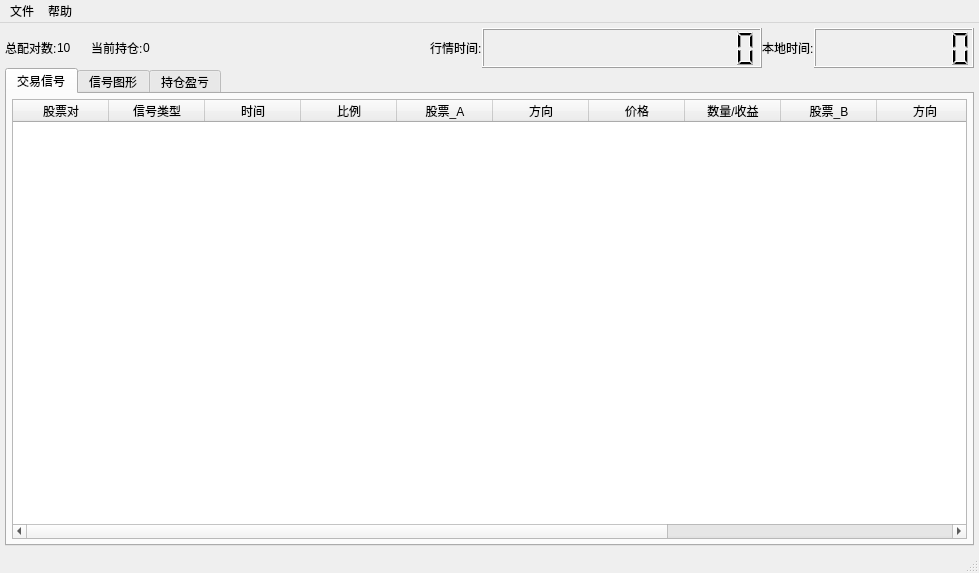
<?xml version="1.0" encoding="UTF-8"?>
<ui version="4.0">
 <class>MainWindow</class>
 <widget class="QMainWindow" name="MainWindow">
  <property name="geometry">
   <rect>
    <x>0</x>
    <y>0</y>
    <width>979</width>
    <height>573</height>
   </rect>
  </property>
  <property name="windowTitle">
   <string>MainWindow</string>
  </property>
  <widget class="QWidget" name="centralwidget">
   <layout class="QVBoxLayout" name="verticalLayout_2">
    <property name="spacing">
     <number>0</number>
    </property>
    <property name="margin">
     <number>5</number>
    </property>
    <item>
     <layout class="QHBoxLayout" name="horizontalLayout">
      <item>
       <widget class="QLabel" name="label_6">
        <property name="text">
         <string>总配对数:</string>
        </property>
       </widget>
      </item>
      <item>
       <widget class="QLabel" name="pairNumLabel">
        <property name="text">
         <string>10</string>
        </property>
       </widget>
      </item>
      <item>
       <spacer name="horizontalSpacer_6">
        <property name="orientation">
         <enum>Qt::Horizontal</enum>
        </property>
        <property name="sizeType">
         <enum>QSizePolicy::Maximum</enum>
        </property>
        <property name="sizeHint" stdset="0">
         <size>
          <width>20</width>
          <height>20</height>
         </size>
        </property>
       </spacer>
      </item>
      <item>
       <widget class="QLabel" name="label_4">
        <property name="text">
         <string>当前持仓:</string>
        </property>
       </widget>
      </item>
      <item>
       <widget class="QLabel" name="label_5">
        <property name="text">
         <string>0</string>
        </property>
       </widget>
      </item>
      <item>
       <spacer name="horizontalSpacer">
        <property name="orientation">
         <enum>Qt::Horizontal</enum>
        </property>
        <property name="sizeHint" stdset="0">
         <size>
          <width>40</width>
          <height>20</height>
         </size>
        </property>
       </spacer>
      </item>
      <item>
       <widget class="QLabel" name="label">
        <property name="text">
         <string>行情时间:</string>
        </property>
       </widget>
      </item>
      <item>
       <widget class="QLCDNumber" name="marketTime_LCD">
        <property name="minimumSize">
         <size>
          <width>280</width>
          <height>40</height>
         </size>
        </property>
        <property name="maximumSize">
         <size>
          <width>180</width>
          <height>40</height>
         </size>
        </property>
        <property name="numDigits">
         <number>14</number>
        </property>
       </widget>
      </item>
      <item>
       <widget class="QLabel" name="label_10">
        <property name="text">
         <string>本地时间:</string>
        </property>
       </widget>
      </item>
      <item>
       <widget class="QLCDNumber" name="localTime_LCD">
        <property name="minimumSize">
         <size>
          <width>160</width>
          <height>40</height>
         </size>
        </property>
        <property name="numDigits">
         <number>8</number>
        </property>
       </widget>
      </item>
     </layout>
    </item>
    <item>
     <widget class="QTabWidget" name="tabWidget">
      <property name="currentIndex">
       <number>0</number>
      </property>
      <widget class="QWidget" name="tab">
       <attribute name="title">
        <string>交易信号</string>
       </attribute>
       <layout class="QHBoxLayout" name="horizontalLayout_4">
        <property name="spacing">
         <number>5</number>
        </property>
        <property name="margin">
         <number>5</number>
        </property>
        <item>
         <widget class="QTableWidget" name="messageTableWidget">
          <property name="horizontalScrollBarPolicy">
           <enum>Qt::ScrollBarAsNeeded</enum>
          </property>
          <property name="autoScroll">
           <bool>true</bool>
          </property>
          <property name="autoScrollMargin">
           <number>14</number>
          </property>
          <property name="verticalScrollMode">
           <enum>QAbstractItemView::ScrollPerItem</enum>
          </property>
          <property name="horizontalScrollMode">
           <enum>QAbstractItemView::ScrollPerItem</enum>
          </property>
          <attribute name="horizontalHeaderDefaultSectionSize">
           <number>96</number>
          </attribute>
          <attribute name="horizontalHeaderStretchLastSection">
           <bool>false</bool>
          </attribute>
          <attribute name="verticalHeaderVisible">
           <bool>true</bool>
          </attribute>
          <attribute name="verticalHeaderMinimumSectionSize">
           <number>15</number>
          </attribute>
          <column>
           <property name="text">
            <string>股票对</string>
           </property>
          </column>
          <column>
           <property name="text">
            <string>信号类型</string>
           </property>
          </column>
          <column>
           <property name="text">
            <string>时间</string>
           </property>
          </column>
          <column>
           <property name="text">
            <string>比例</string>
           </property>
          </column>
          <column>
           <property name="text">
            <string>股票_A</string>
           </property>
          </column>
          <column>
           <property name="text">
            <string>方向</string>
           </property>
          </column>
          <column>
           <property name="text">
            <string>价格</string>
           </property>
          </column>
          <column>
           <property name="text">
            <string>数量/收益</string>
           </property>
          </column>
          <column>
           <property name="text">
            <string>股票_B</string>
           </property>
          </column>
          <column>
           <property name="text">
            <string>方向</string>
           </property>
          </column>
          <column>
           <property name="text">
            <string>价格</string>
           </property>
          </column>
          <column>
           <property name="text">
            <string>数量/收益</string>
           </property>
          </column>
          <column>
           <property name="text">
            <string>盈利</string>
           </property>
          </column>
         </widget>
        </item>
       </layout>
      </widget>
      <widget class="QWidget" name="tab_2">
       <attribute name="title">
        <string>信号图形</string>
       </attribute>
       <layout class="QHBoxLayout" name="horizontalLayout_3">
        <property name="spacing">
         <number>5</number>
        </property>
        <property name="margin">
         <number>5</number>
        </property>
        <item>
         <widget class="QListWidget" name="pairlistWidget">
          <property name="minimumSize">
           <size>
            <width>120</width>
            <height>0</height>
           </size>
          </property>
          <property name="maximumSize">
           <size>
            <width>120</width>
            <height>16777215</height>
           </size>
          </property>
         </widget>
        </item>
        <item>
         <layout class="QVBoxLayout" name="verticalLayout">
          <property name="spacing">
           <number>6</number>
          </property>
          <item>
           <layout class="QHBoxLayout" name="horizontalLayout_2">
            <property name="spacing">
             <number>6</number>
            </property>
            <item>
             <widget class="QLabel" name="stockALabel">
              <property name="text">
               <string>股票_A_Price:</string>
              </property>
             </widget>
            </item>
            <item>
             <widget class="QLabel" name="stockAPriceLabel">
              <property name="text">
               <string>19.00</string>
              </property>
             </widget>
            </item>
            <item>
             <spacer name="horizontalSpacer_2">
              <property name="orientation">
               <enum>Qt::Horizontal</enum>
              </property>
              <property name="sizeType">
               <enum>QSizePolicy::Maximum</enum>
              </property>
              <property name="sizeHint" stdset="0">
               <size>
                <width>10</width>
                <height>20</height>
               </size>
              </property>
             </spacer>
            </item>
            <item>
             <widget class="QLabel" name="stockBLabel">
              <property name="text">
               <string>股票_B_Price:</string>
              </property>
             </widget>
            </item>
            <item>
             <widget class="QLabel" name="stockBPriceLabel">
              <property name="text">
               <string>20.00</string>
              </property>
             </widget>
            </item>
            <item>
             <spacer name="horizontalSpacer_7">
              <property name="orientation">
               <enum>Qt::Horizontal</enum>
              </property>
              <property name="sizeType">
               <enum>QSizePolicy::Maximum</enum>
              </property>
              <property name="sizeHint" stdset="0">
               <size>
                <width>20</width>
                <height>20</height>
               </size>
              </property>
             </spacer>
            </item>
            <item>
             <widget class="QLabel" name="label_2">
              <property name="text">
               <string>配对值:</string>
              </property>
             </widget>
            </item>
            <item>
             <widget class="QLabel" name="valueLabel">
              <property name="text">
               <string>0</string>
              </property>
             </widget>
            </item>
            <item>
             <spacer name="horizontalSpacer_3">
              <property name="orientation">
               <enum>Qt::Horizontal</enum>
              </property>
              <property name="sizeHint" stdset="0">
               <size>
                <width>40</width>
                <height>20</height>
               </size>
              </property>
             </spacer>
            </item>
            <item>
             <widget class="QLabel" name="label_11">
              <property name="text">
               <string>Open:</string>
              </property>
             </widget>
            </item>
            <item>
             <widget class="QLabel" name="openLabel">
              <property name="text">
               <string>1.02</string>
              </property>
             </widget>
            </item>
            <item>
             <spacer name="horizontalSpacer_4">
              <property name="orientation">
               <enum>Qt::Horizontal</enum>
              </property>
              <property name="sizeType">
               <enum>QSizePolicy::Maximum</enum>
              </property>
              <property name="sizeHint" stdset="0">
               <size>
                <width>10</width>
                <height>20</height>
               </size>
              </property>
             </spacer>
            </item>
            <item>
             <widget class="QLabel" name="label_13">
              <property name="text">
               <string>Close:</string>
              </property>
             </widget>
            </item>
            <item>
             <widget class="QLabel" name="closeLabel">
              <property name="text">
               <string>0.01</string>
              </property>
             </widget>
            </item>
            <item>
             <spacer name="horizontalSpacer_5">
              <property name="orientation">
               <enum>Qt::Horizontal</enum>
              </property>
              <property name="sizeType">
               <enum>QSizePolicy::Maximum</enum>
              </property>
              <property name="sizeHint" stdset="0">
               <size>
                <width>10</width>
                <height>20</height>
               </size>
              </property>
             </spacer>
            </item>
            <item>
             <widget class="QLabel" name="label_15">
              <property name="text">
               <string>Stop:</string>
              </property>
             </widget>
            </item>
            <item>
             <widget class="QLabel" name="stopLabel">
              <property name="text">
               <string>3.5</string>
              </property>
             </widget>
            </item>
           </layout>
          </item>
         </layout>
        </item>
       </layout>
      </widget>
      <widget class="QWidget" name="tab_3">
       <attribute name="title">
        <string>持仓盈亏</string>
       </attribute>
       <widget class="QTableWidget" name="tableWidget_2">
        <property name="geometry">
         <rect>
          <x>10</x>
          <y>10</y>
          <width>481</width>
          <height>421</height>
         </rect>
        </property>
        <column>
         <property name="text">
          <string>开仓时间</string>
         </property>
        </column>
       </widget>
       <widget class="QGroupBox" name="groupBox">
        <property name="geometry">
         <rect>
          <x>530</x>
          <y>20</y>
          <width>291</width>
          <height>401</height>
         </rect>
        </property>
        <property name="title">
         <string>GroupBox</string>
        </property>
        <widget class="QWidget" name="formLayoutWidget">
         <property name="geometry">
          <rect>
           <x>20</x>
           <y>60</y>
           <width>241</width>
           <height>291</height>
          </rect>
         </property>
         <layout class="QFormLayout" name="formLayout">
          <item row="0" column="0">
           <widget class="QLabel" name="label_8">
            <property name="text">
             <string>操作类型</string>
            </property>
           </widget>
          </item>
          <item row="0" column="1">
           <widget class="QComboBox" name="comboBox"/>
          </item>
          <item row="1" column="0">
           <widget class="QLabel" name="label_9">
            <property name="text">
             <string>出现信号股票对</string>
            </property>
           </widget>
          </item>
          <item row="1" column="1">
           <widget class="QComboBox" name="comboBox_2"/>
          </item>
         </layout>
        </widget>
       </widget>
      </widget>
     </widget>
    </item>
   </layout>
  </widget>
  <widget class="QMenuBar" name="menubar">
   <property name="geometry">
    <rect>
     <x>0</x>
     <y>0</y>
     <width>979</width>
     <height>23</height>
    </rect>
   </property>
   <widget class="QMenu" name="menu">
    <property name="title">
     <string>文件</string>
    </property>
    <addaction name="action_2"/>
    <addaction name="action_3"/>
   </widget>
   <widget class="QMenu" name="menu_2">
    <property name="title">
     <string>帮助</string>
    </property>
    <addaction name="action"/>
   </widget>
   <addaction name="menu"/>
   <addaction name="menu_2"/>
  </widget>
  <widget class="QStatusBar" name="statusbar"/>
  <action name="action">
   <property name="text">
    <string>关于</string>
   </property>
  </action>
  <action name="action_2">
   <property name="text">
    <string>输出交易日志</string>
   </property>
  </action>
  <action name="action_3">
   <property name="text">
    <string>退出</string>
   </property>
  </action>
 </widget>
 <resources/>
 <connections/>
</ui>
